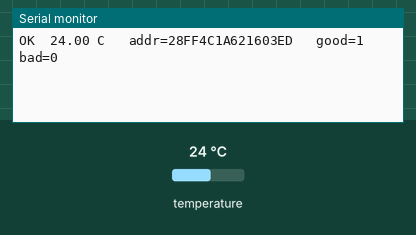
Bench run of a sketch on a simulated ESP32. Shown: the last lines printed to the serial monitor. The test bench sets the inputs (shaded band); at power-on: temperature 24 °C.

Above: at 2.2 s.
2.3 s: temperature set to 12 °C
At 4.5 s:
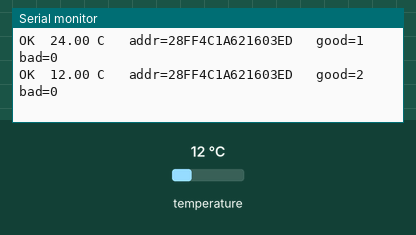
4.8 s: temperature set to 19 °C
At 6.1 s:
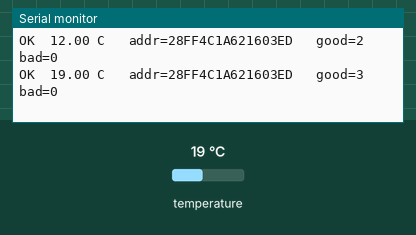
Timing chart, 0 to 7.8 s (numbered marks = the images above; inputs shaded):
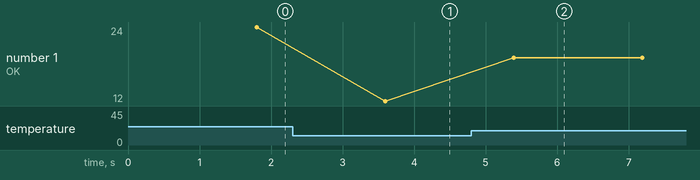

The sketch:

ds18b20_check.ino
```cpp
// Step 3: DS18B20 only. DQ=GPIO4 with a pull-up (4.7k or 10k) to 3V3. Serial @115200.
// Hold the probe in your fingers: the temperature should rise.
#include <OneWire.h>
#include <DallasTemperature.h>

const uint8_t DS_PIN = 4;
OneWire oneWire(DS_PIN);
DallasTemperature ds(&oneWire);
uint32_t good = 0, bad = 0;

void setup() {
  Serial.begin(115200);
  delay(1000);
}

void loop() {
  // With only the weak internal pull-DOWN, the line reads HIGH only if your pull-up works.
  pinMode(DS_PIN, INPUT_PULLDOWN);
  delay(5);
  bool pullup = digitalRead(DS_PIN);
  pinMode(DS_PIN, INPUT);
  if (!pullup) {
    Serial.println("FAIL: DQ is not pulled up. Check the resistor from DQ to 3V3 (or DQ shorted to GND).");
    delay(2000);
    return;
  }

  ds.begin();
  DeviceAddress addr;
  if (!ds.getAddress(addr, 0)) {
    Serial.println("FAIL: pull-up OK but no sensor answers. Check VDD (3V3), GND, and DQ on GPIO4.");
    delay(2000);
    return;
  }

  ds.setResolution(addr, 12);
  ds.requestTemperaturesByAddress(addr);  // blocks until converted
  float t = ds.getTempC(addr);
  if (t == DEVICE_DISCONNECTED_C) {
    bad++;
    Serial.printf("FAIL: read error (-127). good=%lu bad=%lu\n", (unsigned long)good, (unsigned long)bad);
  } else if (t == 85.0f) {
    bad++;
    Serial.printf("CHECK: 85.0 = sensor reset, usually weak/loose power. good=%lu bad=%lu\n",
                  (unsigned long)good, (unsigned long)bad);
  } else {
    good++;
    Serial.printf("OK  %.2f C   addr=", t);
    for (int i = 0; i < 8; i++) Serial.printf("%02X", addr[i]);
    Serial.printf("   good=%lu bad=%lu\n", (unsigned long)good, (unsigned long)bad);
  }
  delay(1000);
}
```

Measured:
- after the input at 2.3 s, the serial monitor: prints a new line after 1.3 s (image 1)
- after the input at 4.8 s, the serial monitor: prints a new line after 0.59 s (image 2)
- plotted number 1: 24 → 12 after the input at 2.3 s, 12 → 19 after the input at 4.8 s
